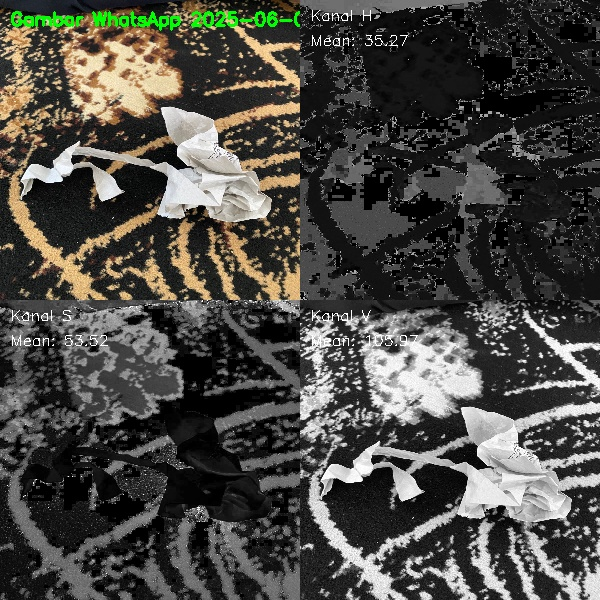
#> input picture hasil_ekstraksi/kertas/Gambar WhatsApp 2025-06-09 pukul 14.58.11_51a70d3e_HSV.jpg, 600 x 600 px
$ python -i ekstraksi_fitur_warna.py   (imports and definitions only)
#> lines starting #> are read from the running program, lines starting #| are printed output that depends on the picture
#> further down, picture is the input picture: shape (600, 600, 3); mean B, G, R 68.5, 73.7, 75.1
import cv2
import numpy as np
import os
import pandas as pd
from skimage.feature import graycomatrix, graycoprops, local_binary_pattern
import matplotlib.pyplot as plt

# [8 lines left out: function ekstraksi_warna_presisi, not called in this run]

def ekstraksi_hsv_mean_hist(image):
    hsv = cv2.cvtColor(image, cv2.COLOR_BGR2HSV)
#> hsv: shape (600, 600, 3); mean H, S, V 10.8, 17.7, 76.6
    H, S, V = cv2.split(hsv)
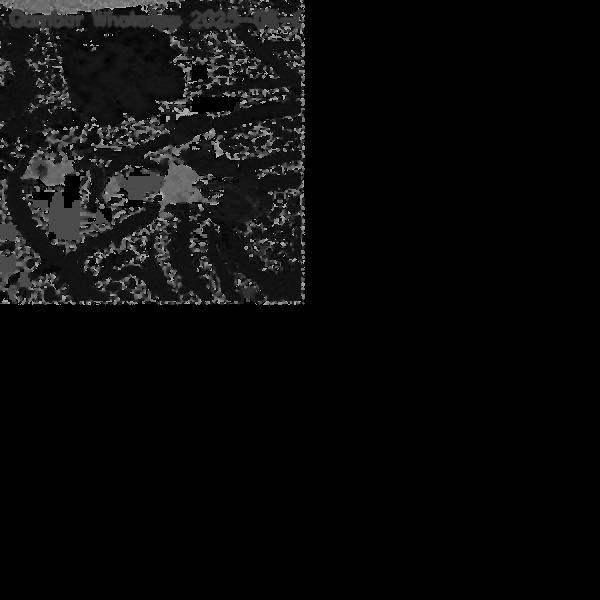
#> H: shape (600, 600); min 0, max 179, mean 10.8
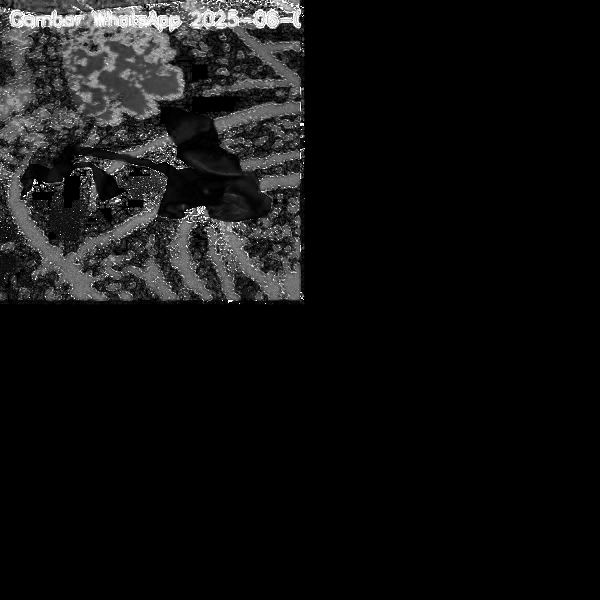
#> S: shape (600, 600); min 0, max 255, mean 17.7
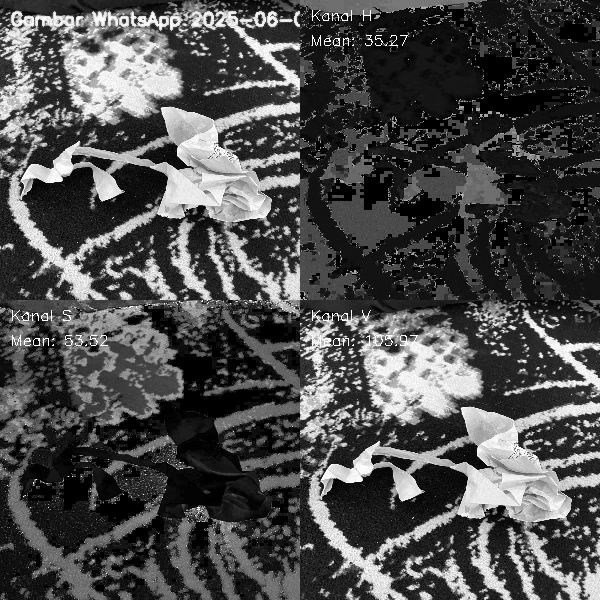
#> V: shape (600, 600); min 0, max 255, mean 76.6
    mean_H, mean_S, mean_V = np.mean(H), np.mean(S), np.mean(V)
#> mean_H = 10.76; mean_S = 17.68; mean_V = 76.64

    hist_H = cv2.calcHist([H], [0], None, [256], [0,256])
#> hist_H = 256 values, max 272921 at index 0, min 0 at index 77, mean 1406.2
    hist_S = cv2.calcHist([S], [0], None, [256], [0,256])
#> hist_S = 256 values, max 272512 at index 0, min 12 at index 1, mean 1406.2
    hist_V = cv2.calcHist([V], [0], None, [256], [0,256])
#> hist_V = 256 values, max 18070 at index 0, min 362 at index 251, mean 1406.2

    hist_H = hist_H / hist_H.max()
#> hist_H = 256 values, max 1 at index 0, min 0 at index 77, mean 0.00515
    hist_S = hist_S / hist_S.max()
#> hist_S = 256 values, max 1 at index 0, min 4.4e-05 at index 1, mean 0.00516
    hist_V = hist_V / hist_V.max()
#> hist_V = 256 values, max 1 at index 0, min 0.02 at index 251, mean 0.0778

    fitur = np.array([mean_H, mean_S, mean_V])
#> fitur = [10.76, 17.68, 76.64]
    return fitur, H, S, V, hist_H, hist_S, hist_V

# [121 lines left out: functions tampilkan_gambar_dengan_teks, plot_histogram_gambar, proses_kertas_polos_berwarna, not called in this run]

# ====== Jalankan Program ======
# [2 lines not run here, left out]

>>> import cv2
>>> picture = cv2.imread('hasil_ekstraksi/kertas/Gambar WhatsApp 2025-06-09 pukul 14.58.11_51a70d3e_HSV.jpg')
>>> result = ekstraksi_hsv_mean_hist(picture)
#> result = 7 items
